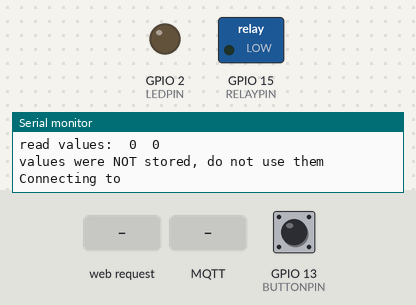
Bench run of a sketch on a simulated ESP8266 (NodeMCU). Parts: switched loads named in the sketch (green lamp = pin HIGH), output pins drawn as LEDs (lit = HIGH), the last lines printed to the serial monitor. Inputs (shaded band) come from the test bench; at power-on: GPIO 13 (BUTTONPIN) HIGH. WiFi joins after 1.5 s; servers stay silent unless stated; no MQTT or app messages arrive unless stated; not simulated (calls return 0 or success): credentials.h.

Above: at 0.6 s.
At 2.7 s:
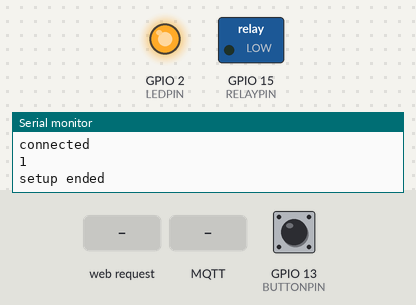
2.8 s: HTTP request GET /relayon received
At 3.2 s:
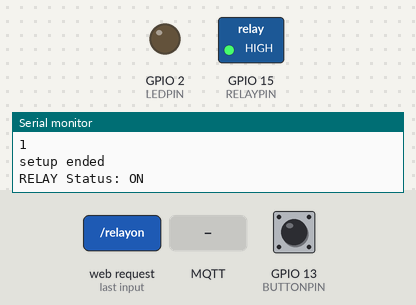
4.3 s: MQTT message "L" arrives on the first subscribed topic
5.8 s: HTTP request GET / received
7.3 s: MQTT message "N" arrives on the first subscribed topic
8.8 s: HTTP request GET /ledon received
10.3 s: MQTT message "1" arrives on the first subscribed topic
Timing chart, 0 to 12.8 s (numbered marks = the images above; inputs shaded):
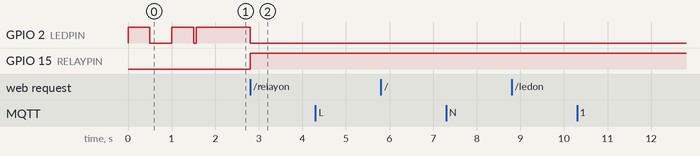

The sketch:

WiFi-Smartplug.ino
```cpp
/*
   W. Hoogervorstm feb 2020
   WiFi Smart plug firmware
   Control via MQTT
   Sonoff and BSD33
*/

#include <ESP8266WiFi.h>
#include <PubSubClient.h>
#include <ESP8266mDNS.h>
#include <ESP8266WebServer.h>
#include <ESP8266HTTPUpdateServer.h>
#include <TimeLib.h>
#include <credentials.h>   //mySSID, myPASSWORD

extern "C" {
#include "user_interface.h"
}

uint32_t lastReconnectAttempt = 0, lastBlink = 0;
int resetcounter = 0;

// base values
const char* software_version = "version 4";
const char* devicename = "BSD33_1"; // 7 characters, then the length of the MQTT topic fits nicely

// for HTTPupdate
char host[20];
ESP8266WebServer httpServer(80);
ESP8266HTTPUpdateServer httpUpdater;

/*credentials & definitions */
//MQTT
char mqtt_id[20];
char* status_topic_a = "/status";
char* LED_topic_a = "/LED_sw";
char* LED_st_topic_a = "/LED_st";
char* RELAY_sw_topic_a = "/Relay_sw";
char* RELAY_st_topic_a = "/Relay_st";

char status_topic[20], LED_topic[20], LED_st_topic[20], RELAY_sw_topic[20], RELAY_st_topic[20];

#define SONOFF  1
#define BSD33   2
#define BRAND BSD33

#define DEVICE_TYPE1 1    // Sonoff separate LEDs for status and relay, SonoffBasic R3, Sonoff S20, S26
#define DEVICE_TYPE2 2    // Sonoff only one LED, not connected to relay, but displays relay status, Sonoff-Basic 1, BSD33
#define DEVICE_TYPE3 3    // Sonoff separate LEDs for status and relay, Sonoff-Touch

#define DEVICE DEVICE_TYPE2

#if (BRAND == BSD33)
#define BUTTONPIN 13
#define RELAYPIN 15
#define LEDPIN 2

#elif (BRAND == SONOFF)
#define BUTTONPIN 0
#define RELAYPIN 12
#define LEDPIN 13
#endif

#define SERIALDEBUG 1

#define RECONNECTDELAY_S 5
#define WIFI_CONNECT_TIMEOUT_S 25
//#define MAXRETRY 10

uint32_t statustime;

#define SECOND 1       // in s
#define MINUTE 60*SECOND  // in s
#define STATUSSENDDELAY 30*MINUTE     // send status every ##

WiFiClient espClient;
PubSubClient client(espClient);

boolean messagespool;
boolean startup = true;

// RTC-MEM Adresses
#define RTC_ADDRESS 65

#define ON_VALUE    1 // value to write in RTC memory
#define OFF_VALUE   2 // value to write in RTC memory
#define RELAYVALUE 0 // position in byte of RTC memory
#define LEDVALUE   1 // position in byte of RTC memory
byte buf[2];          // bytes to read and write the values to

void setup() {
  pinMode(0, INPUT);      // button switch
  pinMode(LEDPIN, OUTPUT);     // Initialize the LED pin as an output
  pinMode(RELAYPIN, OUTPUT);     // Initialize the RELAY pin as an output
  digitalWrite(RELAYPIN, LOW);
  digitalWrite(LEDPIN, HIGH);
  strcpy(mqtt_id, devicename);
  strcpy(host, devicename);

  strcpy(status_topic, devicename);
  strcpy(LED_topic, devicename);
  strcpy(LED_st_topic, devicename);
  strcpy(RELAY_sw_topic, devicename);
  strcpy(RELAY_st_topic, devicename);

  strcat (status_topic, status_topic_a);
  strcat (LED_topic, LED_topic_a);
  strcat (LED_st_topic, LED_st_topic_a);
  strcat (RELAY_sw_topic, RELAY_sw_topic_a);
  strcat (RELAY_st_topic, RELAY_st_topic_a);

  if (SERIALDEBUG)  // initialize the serial port if needed for debug
  {
    Serial.begin(115200);
    Serial.println();
    Serial.println();
  }


  // check if relay state was stored in RTC memory
  system_rtc_mem_read(RTC_ADDRESS, buf, 2); // read 2 bytes from RTC-MEMORY
  Serial.println("");
  Serial.println("");
  Serial.print("check values:\t");
  Serial.print(ON_VALUE);
  Serial.print("\t");
  Serial.println(OFF_VALUE);

  Serial.print("read values:\t");

  Serial.print(buf[RELAYVALUE]);
  Serial.print("\t");
  Serial.println(buf[LEDVALUE]);

  if (((buf[0] == ON_VALUE) || (buf[0] == OFF_VALUE) && (buf[1] == ON_VALUE) || (buf[1] == OFF_VALUE)))  // values were stored
  {
    messagespool = true;
    Serial.println("values were stored, use them");
    if (buf[RELAYVALUE] == ON_VALUE)
      digitalWrite(RELAYPIN, HIGH);
    if (buf[RELAYVALUE] == OFF_VALUE)
      digitalWrite(RELAYPIN, LOW);
    if (buf[LEDVALUE] == ON_VALUE)
      digitalWrite(LEDPIN, LOW);
    if (buf[LEDVALUE] == OFF_VALUE)
      digitalWrite(LEDPIN, HIGH);
  }
  else
    Serial.println("values were NOT stored, do not use them");

  WiFi.mode(WIFI_STA);
  connect_wifi();
  Serial.println("setup started");

  // for HTTPudate
  MDNS.begin(host);
  httpUpdater.setup(&httpServer);
  httpServer.begin();
  MDNS.addService("http", "tcp", 80);
  httpServer.on("/", handleRoot);
  //httpServer.on("/", handle_OnConnect);
  httpServer.on("/ledon", handle_ledon);
  httpServer.on("/ledoff", handle_ledoff);
  httpServer.on("/relayon", handle_relayon);
  httpServer.on("/relayoff", handle_relayoff);
  httpServer.onNotFound(handle_NotFound);
  Serial.println("\n\nHTTP server started");

  // MQTT
  client.setServer(mqtt_server, 1883);
  client.setCallback(callback);
  if (!client.connected()) {
    reconnect();
  }
  //client.publish(LED_topic, "ON");
  //client.publish(RELAY_sw_topic, "OFF");
  statustime = now();


  Serial.println("setup ended");
}

void loop() {
  if (client.connected())
  {
    // Client connected
    client.loop();
    httpServer.handleClient();    // for HTTPupdate
    if (messagespool)             // switch was switched while not connected, sent message now connected
    {
      if (digitalRead(RELAYPIN) == HIGH)
      {
        client.publish(RELAY_sw_topic, "ON");
      }
      else if (digitalRead(RELAYPIN) == LOW)
      {
        client.publish(RELAY_sw_topic, "OFF");
      }
      messagespool = false;
    }
    setLEDstate();
    if (digitalRead(BUTTONPIN) == LOW) // manual control of switch, communicate via mqtt
    {
      if (digitalRead(RELAYPIN)) {
        client.publish(RELAY_sw_topic, "OFF");
      }
      else
      {
        client.publish(RELAY_sw_topic, "ON");
      }
      while (digitalRead(BUTTONPIN) == LOW)
      {
        delay(50);
        yield();
      }
    }
    // publish status value
    if (startup || now() > statustime + STATUSSENDDELAY)
    {
      publish_status();
      statustime = now();
      startup = false;
    }
  }
  else
    // Client is not connected
  {
    //long now = millis();
    //long now2 = millis();
    if (digitalRead(BUTTONPIN) == LOW) // manual control of switch when not connected
    {
      digitalWrite(RELAYPIN, !digitalRead(RELAYPIN));
      messagespool = true;
    }
    while (digitalRead(BUTTONPIN) == LOW) // button is still pressed
    {
      delay(50);
      yield();
    }

    if (millis() - lastBlink > 500) {          // blink the LED while not connected to MQTT
      digitalWrite(LEDPIN, !digitalRead(LEDPIN));
      Serial.println("blink loop");
      lastBlink = millis();
    }

    if (millis() - lastReconnectAttempt > RECONNECTDELAY_S * 1000) {
      lastReconnectAttempt = millis();
      // Attempt to reconnect
      if (reconnect()) {
        lastReconnectAttempt = 0;
      }
    }
  }
}


void connect_wifi() // start connection, but do not wait for connection
{
  uint32_t time1;
  delay(10);
  resetcounter++;
  //if (resetcounter > MAXRETRY)
  //  ESP.restart();
  // We start by connecting to a WiFi network
  Serial.println();
  Serial.print("Connecting to ");
  Serial.println(mySSID);
  WiFi.begin(mySSID, myPASSWORD);
  time1 = millis();
  while (WiFi.status() != WL_CONNECTED) {
    if (digitalRead(BUTTONPIN) == LOW) // manual control of switch when not connected
    {
      digitalWrite(RELAYPIN, !digitalRead(RELAYPIN));
      messagespool = true;
      setLEDstate();
    }
    while (digitalRead(BUTTONPIN) == LOW) // button is still pressed
    {
      delay(50);
      yield();
    }
    yield();
    if (millis() - lastBlink > 500) {          // blink the LED while not connected
      digitalWrite(LEDPIN, !digitalRead(LEDPIN));
      lastBlink = millis();
    }
    if (millis() > time1 + (WIFI_CONNECT_TIMEOUT_S * 1000))
    {
      /*
        system_rtc_mem_write(RTC_CHECK, buf, 2);
        // initialise values
        countbuf[0] = 0;
        system_rtc_mem_write(RTC_COUNT, countbuf, 1);     // set counter to 0
      */
      Serial.println("No connection in time, write the current values and restart");
      if (digitalRead(RELAYPIN) == HIGH)
        buf[RELAYVALUE] = ON_VALUE;
      if (digitalRead(RELAYPIN) == LOW)
        buf[RELAYVALUE] = OFF_VALUE;
      if (digitalRead(LEDPIN) == LOW)
        buf[LEDVALUE] = ON_VALUE;
      if (digitalRead(LEDPIN) == HIGH)
        buf[LEDVALUE] = OFF_VALUE;

      system_rtc_mem_write(RTC_ADDRESS, buf, 2);

      delay(10);
      ESP.restart();
    }
  }
  Serial.println("");
  Serial.println("WiFi connected");
  Serial.println("IP address: ");
  Serial.println(WiFi.localIP());
  digitalWrite(LEDPIN, LOW);
}


boolean reconnect()
{
  if (WiFi.status() != WL_CONNECTED) {    // check if WiFi connection is present
    connect_wifi();
    return false;
  }
  Serial.println("Attempting MQTT connection...");
  //if (client.connect(mqtt_id)) {
  if (client.connect(mqtt_id, RELAY_st_topic, 0, 0, "OFF")) {    // when disconnected switch will be off. connect(const char *id, const char* willTopic, uint8_t willQos, boolean willRetain, const char* willMessage)
    Serial.println("connected");
    // ... and resubscribe
    client.subscribe(LED_topic);
    client.subscribe(RELAY_sw_topic);
    client.publish(status_topic, "connected");
  }
  Serial.println(client.connected());
  return client.connected();
}


void callback(char* topic, byte* payload, unsigned int length) {
  Serial.print("Message arrived [");
  Serial.print(topic);
  Serial.print("] ");
  for (int i = 0; i < length; i++) {
    Serial.print((char)payload[i]);
  }
  Serial.println();
  // Switch on the LED if an 1 was received as first character
  if ((char)topic[8] == 'L')      // check for the "L" of sonoff#/LED_sw
  {
    if ((char)payload[1] == 'N' || (char)payload[0] == '1') // check for 'N' in ON or for 1
    {
      digitalWrite(LEDPIN, LOW);   // Turn the LED on by smaking the voltage LOW (inversed for this LED)
      // client.publish(LED_st_topic, "ON");
    }
    else if ((char)payload[1] == 'F' || (char)payload[0] == '0')  // check for 'F' in OFF or for 0
    {
      digitalWrite(LEDPIN, HIGH);  // Turn the LED off by making the voltage HIGH
      // client.publish(LED_st_topic, "OFF");
    }
  }
  if ((char)topic[8] == 'R')    // check for the "R" of sonoff#/Relay_sw
  {
    if ((char)payload[1] == 'N' || (char)payload[0] == '1')  // check for 'N' in ON or for 1
    {
      digitalWrite(RELAYPIN, HIGH);   // Turn the RELAY on
      client.publish(RELAY_st_topic, "ON");
    }
    else if ((char)payload[1] == 'F' || (char)payload[0] == '0') // check for 'F' in OFF or for 0
    {
      digitalWrite(RELAYPIN, LOW) ;  // Turn the RELAY off
      client.publish(RELAY_st_topic, "OFF");
    }
    else if ((char)payload[0] == 'T' || (char)payload[0] == '2') // check for T in TOGGLE or for 2
    {
      digitalWrite(RELAYPIN, !digitalRead(RELAYPIN));  // Togle the relay
      if (digitalRead(RELAYPIN) == HIGH)
      {
        client.publish(RELAY_st_topic, "ON");
      }
      else if (digitalRead(RELAYPIN) == LOW)
      {
        client.publish(RELAY_st_topic, "OFF");
      }
    }
  }
}

void handleRoot() {
  Serial.println("Connected to client");
  httpServer.send(200, "text/html", SendHTML());
  /*
    String message = "Sonoff WimIOT\nDevice: ";
    message += mqtt_id;
    message += "\nSoftware version: ";
    message += software_version;
    message += "\nUpdatepath at http://[IP]/update";
    httpServer.send(200, "text/plain", message);
  */
}
void handle_OnConnect() {
  Serial.println("Connected to client");
  httpServer.send(200, "text/html", SendHTML());
}

void handle_ledon() {
  digitalWrite(LEDPIN, LOW);   // Turn the LED on by smaking the voltage LOW (inversed for this LED)
  client.publish(LED_st_topic, "ON");
  Serial.println("LED Status: ON");
  setLEDstate();
  httpServer.send(200, "text/html", SendHTML());
}

void handle_ledoff() {
  digitalWrite(LEDPIN, HIGH);   // Turn the LED on by smaking the voltage LOW (inversed for this LED)
  client.publish(LED_st_topic, "OFF");
  Serial.println("LED Status: OFF");
  setLEDstate();
  httpServer.send(200, "text/html", SendHTML());
}

void handle_relayon() {
  digitalWrite(RELAYPIN, HIGH);   // Turn the RELAY on
  client.publish(RELAY_st_topic, "ON");
  Serial.println("RELAY Status: ON");
  setLEDstate();
  httpServer.send(200, "text/html", SendHTML());
}

void handle_relayoff() {
  digitalWrite(RELAYPIN, LOW);   // Turn the RELAY on
  client.publish(RELAY_sw_topic, "OFF");
  Serial.println("RELAY Status: OFF");
  setLEDstate();
  httpServer.send(200, "text/html", SendHTML());
}

void handle_NotFound() {
  httpServer.send(404, "text/plain", "Not found");
}

String SendHTML() {
  String ptr = "<!DOCTYPE html> <html>\n";
  ptr += "<head><meta name=\"viewport\" content=\"width=device-width, initial-scale=1.0, user-scalable=no\">\n";
  ptr += "<title>";
  ptr += mqtt_id;
  ptr += "</title>\n";
  ptr += "<style>html { font-family: Helvetica; display: inline-block; margin: 0px auto; text-align: center;}\n";
  ptr += "body{margin-top: 50px;} h1 {color: #444444;margin: 25px auto 30px;} h3 {color: #444444;margin-bottom: 30px;}\n";
  ptr += ".button {display: block;width: 150px;background-color: #1abc9c;border: none;color: white;padding: 13px 10px;text-decoration: none;font-size: 20px;margin: 0px auto 15px;cursor: pointer;border-radius: 4px;}\n";
  ptr += ".button-on {background-color: #1abc9c;}\n";
  ptr += ".button-on:active {background-color: #16a085;}\n";
  ptr += ".button-off {background-color: #34495e;}\n";
  ptr += ".button-off:active {background-color: #2c3e50;}\n";
  ptr += ".button-update {background-color: #a32267;}\n";
  ptr += ".button-update:active {background-color: #961f5f;}\n";
  ptr += "p {font-size: 18px;color: #383535;margin-bottom: 15px;}\n";
  ptr += "</style>\n";
  ptr += "</head>\n";
  ptr += "<body>\n";
  ptr += "<h1>Smart plug Web Control</h1>\n";
  ptr += "<h3>Control of Relay, LED and link to HTTPWebUpdate</h3>\n";
  ptr += "<p>Sonoff WimIOT\nDevice: ";
  ptr += mqtt_id;
  ptr += "<br>Software version: ";
  ptr += software_version;
  ptr += "<br></p>";
  //if (ledstatus)
  if (digitalRead(LEDPIN) == LOW) // LED is on (reversed logic)
  {
    ptr += "<p>LED Status: ON</p><a class=\"button button-on\" href=\"/ledoff\">Turn LED OFF</a>\n";
  }
  else
  {
    ptr += "<p>LED Status: OFF</p><a class=\"button button-off\" href=\"/ledon\">Turn LED ON</a>\n";
  }

  if (digitalRead(RELAYPIN) == HIGH)
  {
    ptr += "<p>Relay Status: ON</p><a class=\"button button-on\" href=\"/relayoff\">Turn Relay OFF</a>\n";
  }
  else
  {
    ptr += "<p>Relay Status: OFF</p><a class=\"button button-off\" href=\"/relayon\">Turn Relay ON</a>\n";
  }

  ptr += "<p>Click for update page</p><a class=\"button button-update\" href=\"/update\">Update</a>\n";


  ptr += "</body>\n";
  ptr += "</html>\n";
  return ptr;
}


void publish_status(void)
{
  char buf[50] = "Status OK. RSSI: ";
  char buf2[15];
  sprintf(buf2, "%ld", WiFi.RSSI());
  strcat (buf, buf2);

  sprintf(buf2, ". Relay = ");
  strcat (buf, buf2);
  if (digitalRead(RELAYPIN) == HIGH)
    sprintf(buf2, "ON");
  else
    sprintf(buf2, "OFF");
  strcat (buf, buf2);

  client.publish(status_topic, buf);
}
void setLEDstate(void)
{
  if (DEVICE == DEVICE_TYPE2)   // set LED to Relay state
  {
    if (digitalRead(LEDPIN) == digitalRead(RELAYPIN))
      digitalWrite(LEDPIN, !digitalRead(RELAYPIN)); // pin is inverted
  }
}
```

Measured:
- after the input at 2.8 s, GPIO 2 (LEDPIN): HIGH → LOW at once; GPIO 15 (RELAYPIN): LOW → HIGH at once
